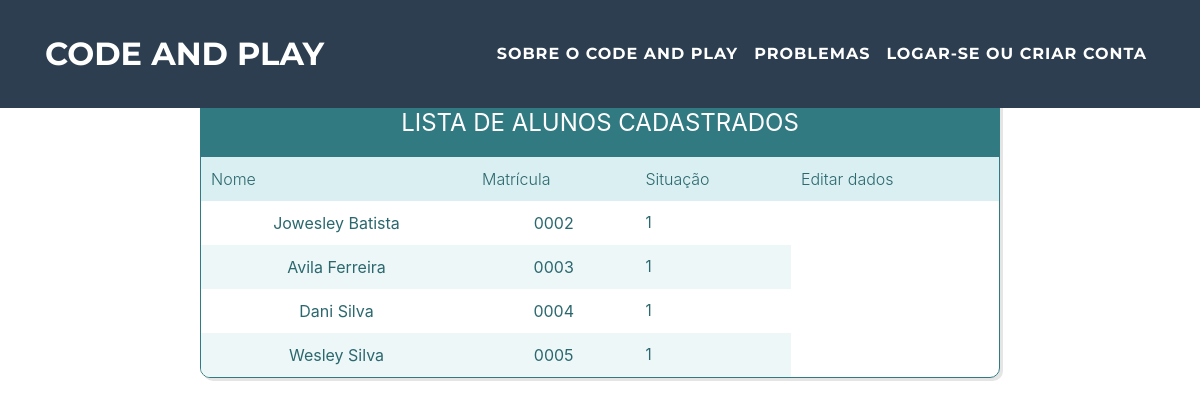
The app's page /listar_alunos.php with its own data.
### tables this page shows
create table Aluno (
id int AUTO_INCREMENT,
matricula varchar(20),
nome varchar(50),
email varchar(40),
senha varchar(100),
situacao tinyint(1),
pontuacao int,
nivel tinyint(1),
data_Alteracao timestamp default current_timestamp,
primary key(id)
);

### src/listar_alunos.php (the view, shortened to what this page needs)
<!DOCTYPE html>
<html lang="pt" >
<head>
  <link rel="stylesheet" href="https://cdnjs.cloudflare.com/ajax/libs/normalize/5.0.0/normalize.min.css">
  <link rel="stylesheet" href="css/style.css">
</head>
<body>
  <?php
    require 'verifica.php';
   ?>
  <div class="table-users">
   <div class="header">Lista de alunos cadastrados</div>
      <table cellspacing="0">
      <tr>
         <th>Nome</th>
         <th>Matrícula</th>
         <th>Situação</th>
         <th>Editar dados</th>
      </tr>
<?php
  require 'conexao.php';
   $resultado = $conexao->query("select nome, matricula, situacao from Aluno");
  foreach($resultado as $linha){
?>
      <tr>
         <?="<td>".$linha['nome']."</td>";?>
         <?="<td>".$linha['matricula']."</td>";?>
         <?="<td>".$linha['situacao']."</td>";?>
      </tr>
      <?php
          }
       ?>
   </table>
</div>
</body>
</html>

### src/verifica.php (shortened to what this page needs)
<?php
	 if (!isset($_SESSION['USUARIO_LOGADO'])) {
		require ($_SERVER["DOCUMENT_ROOT"].'/navegacao.php');
	}
?>

### src/imports.php (shortened to what this page needs)
<link href="/vendor/bootstrap/css/bootstrap.min.css" rel="stylesheet">
<link href="/vendor/font-awesome/css/font-awesome.min.css" rel="stylesheet" type="text/css">
<link href="/css/freelancer.min.css" rel="stylesheet">
<link href="/vendor/bootstrap/css/bootstrap.min.css" rel="stylesheet">
<link href="/vendor/font-awesome/css/font-awesome.min.css" rel="stylesheet" type="text/css">
<link href="/js/freelancer.min.js" rel="stylesheet" type="text/css">

### src/navegacao.php (shortened to what this page needs)
<?php
  include 'imports.php';
?>
 <nav class="navbar navbar-expand-lg navbar-light fixed-top" id="mainNav">
      <div class="container">
        <a class="navbar-brand js-scroll-trigger" href="/index.php">Code And Play</a>
        <a href="#">
        <div class="collapse navbar-collapse" id="navbarResponsive">
          <ul class="navbar-nav ml-auto">
            <li class="nav-item">
              <a class="nav-link js-scroll-trigger" href="#about">Sobre o Code And Play</a>
            </li>
            <li class="nav-item">
              <a class="nav-link js-scroll-trigger" href="/aluno/problemas.php">Problemas</a>
            </li>
             <li class="nav-item">
              <a class="nav-link js-scroll-trigger" href="/loginCadastro/loginCadastro.php" >Logar-se ou Criar conta</a>
            </li>
          </ul>
        </div>
      </div>
    </nav>
    <br>
    <br>
    <br>

### src/css/style.css (style rules this page uses)
body { background-color: #91ced4; }
body * { -webkit-box-sizing: border-box; box-sizing: border-box; }
.header { background-color: #327a81; color: white; font-size: 1.5em; padding: 1rem; text-align: center; text-transform: uppercase; }
.table-users { border: 1px solid #327a81; border-radius: 10px; -webkit-box-shadow: 3px 3px 0 rgba(0, 0, 0, 0.1); box-shadow: 3px 3px 0 rgba(0, 0, 0, 0.1); max-width: calc(100% - 2em); margin: 1em auto; overflow: hidden; width: 800px; }
table { width: 100%; }
table td, table th { color: #2b686e; padding: 10px; }
table td { text-align: center; vertical-align: middle; }
table td:last-child { font-size: 0.95em; line-height: 1.4; text-align: left; }
table th { background-color: #daeff1; font-weight: 300; }
table tr:nth-child(2n) { background-color: white; }
table tr:nth-child(2n+1) { background-color: #edf7f8; }

### records on screen
aluno: nome "Jowesley Batista", matricula "0002", situacao "1"
aluno: nome "Avila Ferreira", matricula "0003", situacao "1"
aluno: nome "Dani Silva", matricula "0004", situacao "1"
aluno: nome "Wesley Silva", matricula "0005", situacao "1"
